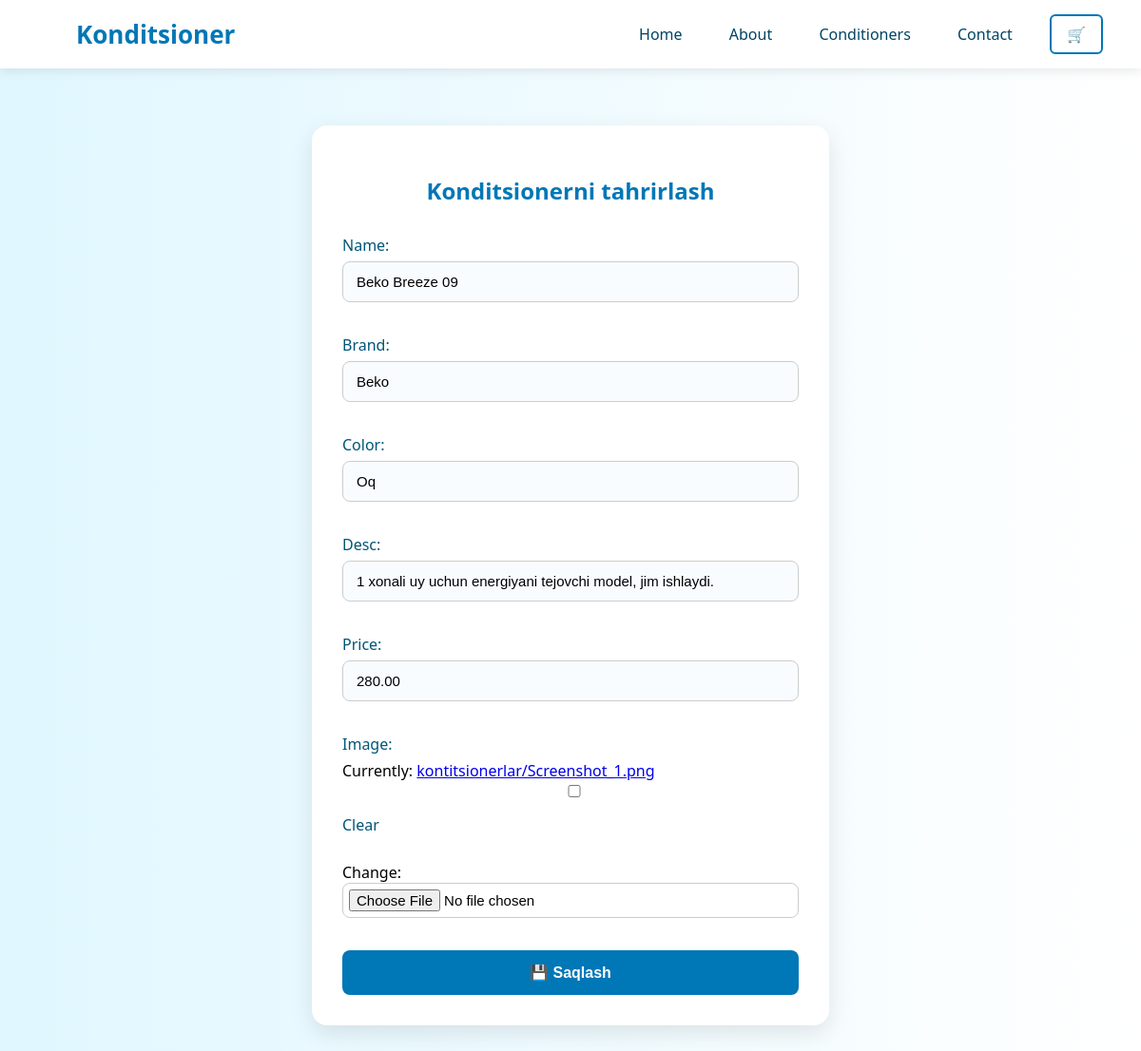
Screenshot of /conditioner-update/1/ with the database file from the repository.
### home/models.py (models this page shows, shortened)
class Post(models.Model):
    name = models.CharField(max_length=56)
    brand = models.CharField(max_length=25)
    color = models.CharField(max_length=20)
    number = models.IntegerField(blank=True , null=True)
    image = models.ImageField(upload_to='kontitsionerlar/' , blank=True , null=True , default='default/cond.jpg')
    price = models.DecimalField(max_digits=12 , decimal_places=2)
    desc = models.CharField(max_length=200 , blank=True , null=True)
    author = models.ForeignKey(User, on_delete=models.CASCADE)
    created_at = models.DateTimeField(auto_now_add=True)
    category = models.ForeignKey(Category, on_delete=models.CASCADE)

### home/views.py (the view)
# urls.py: path('conditioner-update/<int:pk>/' , CondUpdateView.as_view() , name='conditioner-update'),
class CondUpdateView(UpdateView):
    model = Post
    fields = ('name', 'brand', 'color', 'desc', 'price', 'image')
    template_name = 'conditioner-update.html'
    context_object_name = 'conditioner'
    success_url = reverse_lazy('conditioners')

### templates/conditioner-update.html (shortened to what this page needs)
<!DOCTYPE html>
<html lang="uz">
<head>
</head>
<body>
  <header>
    <div class="logo">
      <svg xmlns="http://www.w3.org/2000/svg" viewBox="0 0 512 512">
        <path d="M 272 16 ... Z"/>
      </svg>
      Konditsioner
    </div>
    <nav>
      <a href="{% url 'home' %}">Home</a>
      <a href="{% url 'about' %}" class="active">About</a>
      <a href="{% url 'conditioners' %}">Conditioners</a>
      <a href="#">Contact</a>
      <a href="#" class="korzinka">🛒</a>
    </nav>
  </header>
  <div class="form-container">
    <h2>Konditsionerni tahrirlash</h2>
    <form method="post" enctype="multipart/form-data">
      {{ form.as_p }}
      <button type="submit" class="submit-btn">💾 Saqlash</button>
    </form>
  </div>
</body>
</html>

### templates/conditioner-update.html (style rules this page uses)
body { margin: 0; padding: 0; background: linear-gradient(to right, #e0f7ff, #ffffff); font-family: 'Segoe UI', sans-serif; }
header { background-color: #ffffff; display: flex; justify-content: space-between; align-items: center; padding: 18px 40px; box-shadow: 0 4px 10px rgba(0,0,0,0.08); }
.logo { display: flex; align-items: center; font-size: 26px; font-weight: 600; color: #0077b6; }
.logo svg { width: 30px; height: 30px; margin-right: 10px; fill: #0099cc; }
nav a { margin-left: 25px; text-decoration: none; font-size: 16px; color: #004466; transition: 0.3s; padding: 8px 10px; border-radius: 6px; }
.korzinka { background-color: white; color: #0077b6; border: 2px solid #0077b6; padding: 8px 16px; border-radius: 6px; font-weight: bold; text-decoration: none; transition: 0.3s; }
.form-container { max-width: 480px; margin: 60px auto; padding: 32px; background: #ffffff; border-radius: 16px; box-shadow: 0 8px 24px rgba(0,0,0,0.1); }
h2 { text-align: center; margin-bottom: 30px; color: #0077b6; font-size: 24px; }
form label { display: block; margin-bottom: 6px; color: #005577; font-weight: 500; }
form input, form textarea, form select { width: 100%; padding: 12px 14px; margin-bottom: 18px; border-radius: 8px; border: 1px solid #ccc; font-size: 15px; box-sizing: border-box; background-color: #f9fcff; transition: border 0.3s; }
form input[type="file"] { padding: 6px; background-color: white; }
.submit-btn { display: inline-block; width: 100%; background-color: #0077b6; color: white; border: none; padding: 14px; border-radius: 8px; font-size: 16px; font-weight: bold; cursor: pointer; transition: background-color 0.3s; }

### rows the page displays
Post: name "Beko Breeze 09", brand "Beko", color "Oq", desc "1 xonali uy uchun energiyani tejovchi model, jim ishlaydi.", price "280.00"
